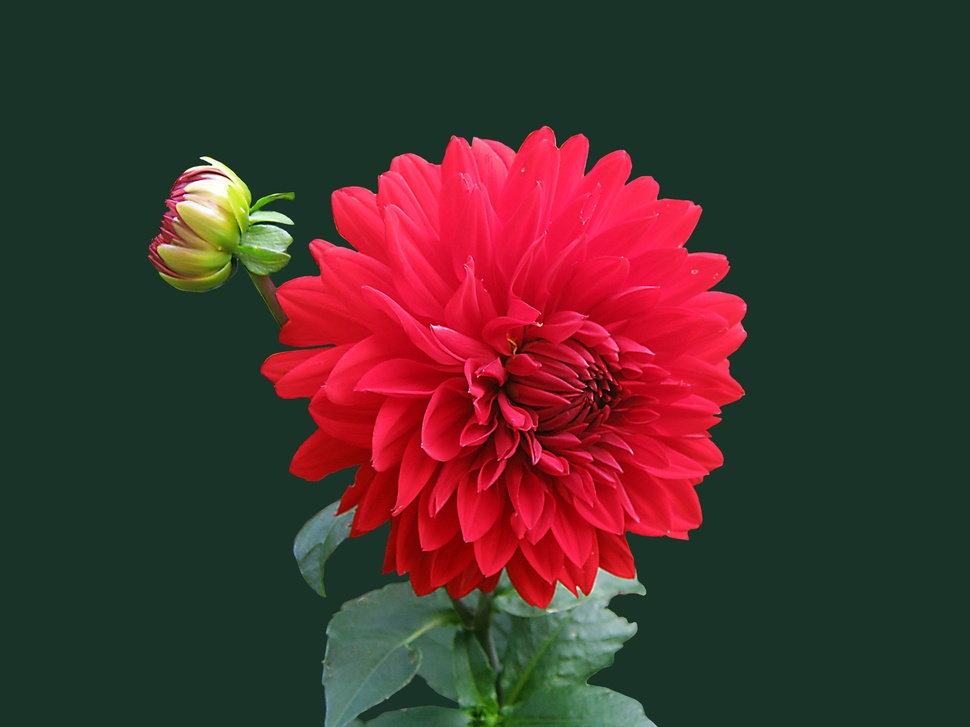
#> input picture flower.jpg, 970 x 727 px, shrunk from 3648 x 2736 before the run
$ python LARM_SEG.py
#> lines starting #> are read from the running program, lines starting #| are printed output that depends on the picture; after the words box and inside, x2 and y2 are one past the last pixel; in counts of white or black regions, pixels touching at a corner belong together
import cv2
import numpy as np
import matplotlib.pyplot as plt
#from tools import histo, myplot

imcolor=cv2.imread("flower.jpg")
#> imcolor is the input picture: shape (727, 970, 3); mean B, G, R 45.6, 50, 72.6
imgray=cv2.imread("flower.jpg",0)
#> imgray: shape (727, 970); min 0, max 255, mean 56.3

# Otsu's thresholding after Gaussian filtering
blur = cv2.GaussianBlur(imgray,(5,5),0)
ret,otsu = cv2.threshold(blur,0,255,cv2.THRESH_BINARY+cv2.THRESH_OTSU)
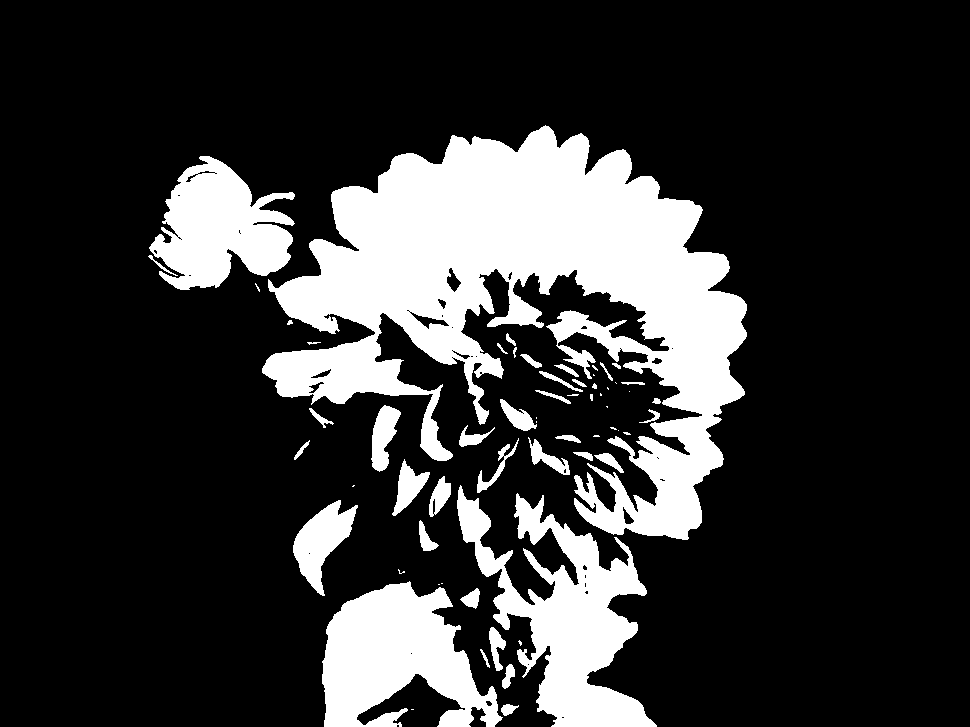
#> otsu: shape (727, 970); 20.7% white; 62 white regions (22 under 20 px), largest, box (x1, y1, x2, y2) and area: (262, 125, 747, 540) 88540, (457, 485, 657, 727) 19303, (322, 581, 503, 727) 16209
#> ret = 73
otsufin=imgray
otsufin=np.concatenate((otsufin,otsu), axis=1)
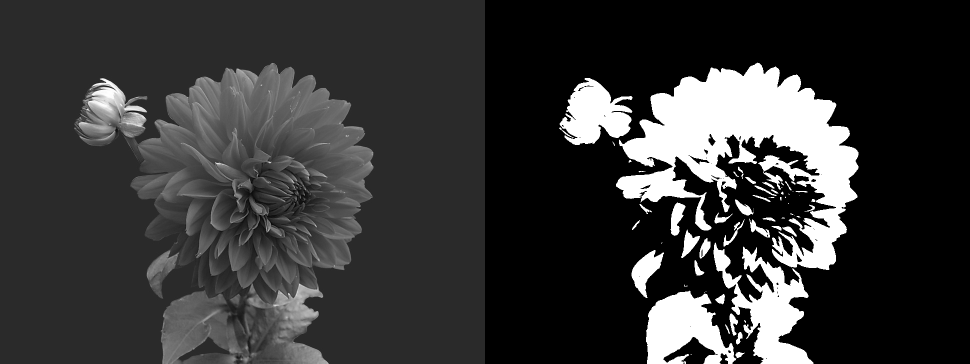
#> otsufin: shape (727, 1940) (shown at 1/2 size); min 0, max 255, mean 54.6
cv2.imwrite("otsu.jpg",otsufin)
cv2.imshow('otsu',otsufin)
cv2.waitKey(0)

#K-MEANS segmentation
Z = imcolor.reshape((-1,3))
Z = np.float32(Z)
criteria = (cv2.TERM_CRITERIA_EPS + cv2.TERM_CRITERIA_MAX_ITER, 10, 1.0)
K = 4
ret,label,center=cv2.kmeans(Z,K,None,criteria,10,cv2.KMEANS_RANDOM_CENTERS)
#> ret = 467629867.7; center = [[106, 139.9, 113.2], [20.99, 9.95, 165], [70.18, 34.13, 237], [39.8, 51.99, 26.32]]
center = np.uint8(center)
#> center = [[105, 139, 113], [20, 9, 165], [70, 34, 236], [39, 51, 26]]
res = center[label.flatten()]
print(center)
#| [[105 139 113]
#|  [ 20   9 165]
#|  [ 70  34 236]
#|  [ 39  51  26]]
imSegKmeans = res.reshape((imcolor.shape))

kmeansim=imcolor
kmeansim=np.concatenate((kmeansim,imSegKmeans), axis=1)
cv2.imwrite("kmeansseg.jpg",kmeansim)
cv2.imshow('kmeansseg.jpg',kmeansim)
cv2.waitKey(0)
cv2.destroyAllWindows()

#Watershed
#label 0 : we don't know
#label 1 : Foreground
#label 2 : Background
kernel = np.ones((3,3),np.uint8)

b,g,r = cv2.split(imcolor)
mask_petals=np.uint8((r>230)&(g<70)&(b>130))
#> mask_petals: shape (727, 970); values 0 (black) and 1 (white), 0% white in thin lines or dots, all inside (x1, y1, x2, y2) = (468, 241, 643, 465)
#mask_petals = cv2.dilate(mask_petals,kernel,iterations = 10)
cv2.imshow('mask_petals',mask_petals*255)
cv2.waitKey(0)

bigger_mask = cv2.dilate(mask_petals,kernel,iterations = 20)
#> bigger_mask: shape (727, 970); values 0 (black) and 1 (white), 2% white; 5 white regions, box (x1, y1, x2, y2) and area: (554, 293, 663, 371) 4736, (448, 358, 535, 440) 4100, (515, 221, 556, 262) 1681, (621, 266, 662, 307) 1681, (533, 444, 574, 485) 1681
background_mask=(1-bigger_mask)
mask_origin = background_mask*2 + mask_petals
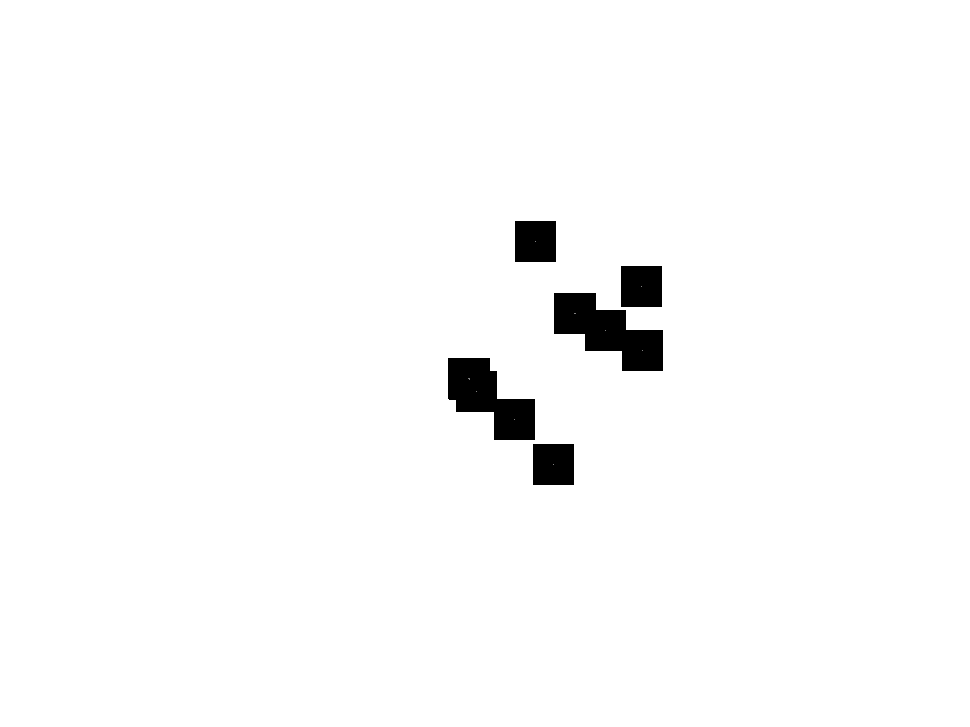
#> mask_origin: shape (727, 970); min 0, max 2, mean 1.96; drawn with min black and max white

cv2.imwrite("mask_petals.jpg",np.uint8(mask_origin*126))

mask_watershed = cv2.watershed(imcolor,np.int32(mask_origin))
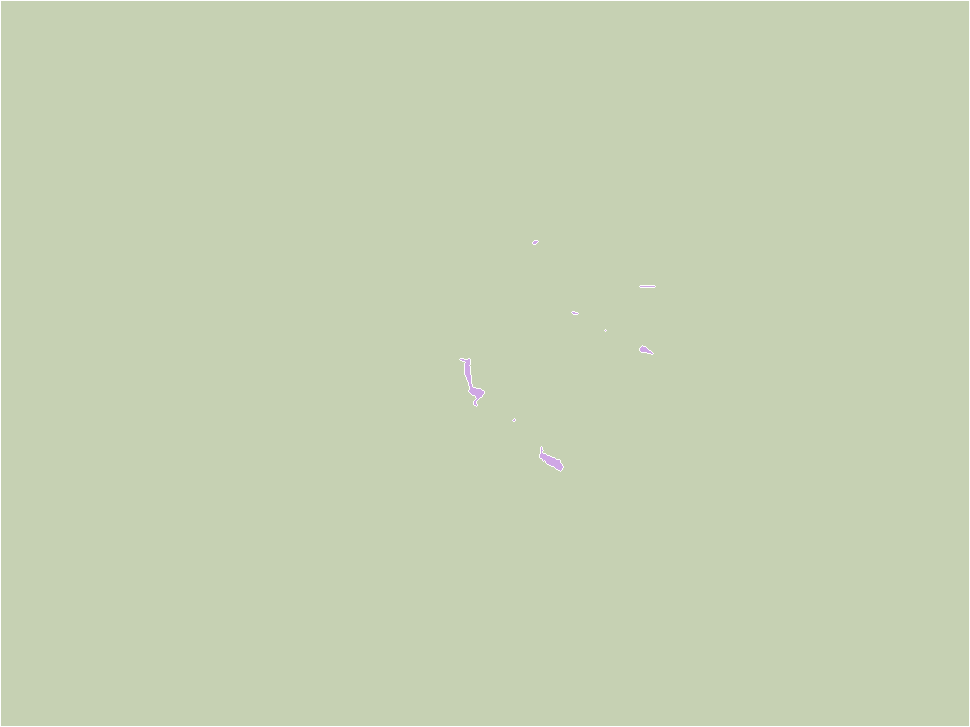
#> mask_watershed: shape (727, 970) int32; 3 distinct labels, from -1 to 2; one colour per label, 0 black, -1 white
mask_watershed_bin=np.zeros(mask_watershed.shape,np.uint8)
mask_watershed_bin[mask_watershed==1]=1
mask_watershed_bin=cv2.merge((mask_watershed_bin,mask_watershed_bin,mask_watershed_bin))
mask_watershed_RGB=cv2.merge((np.uint8(mask_watershed*64),np.uint8(mask_watershed*64),np.uint8(mask_watershed*64)))
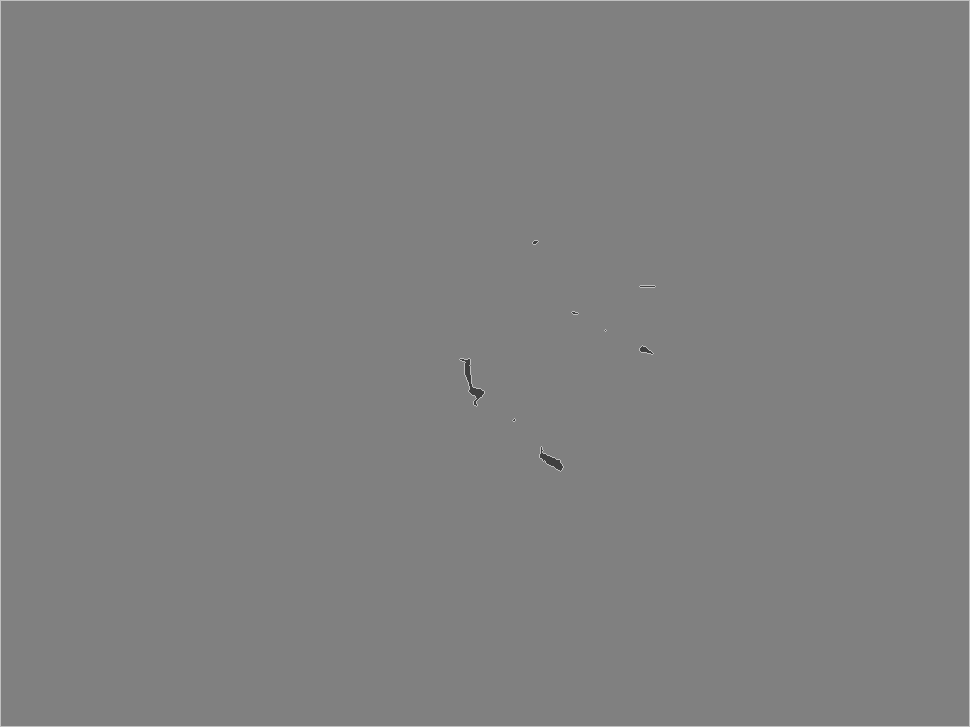
#> mask_watershed_RGB: shape (727, 970, 3); min 64, max 192, mean 128.3

seuillage_watershed = imcolor
seuillage_watershed=np.concatenate((seuillage_watershed,mask_watershed_RGB), axis=1)
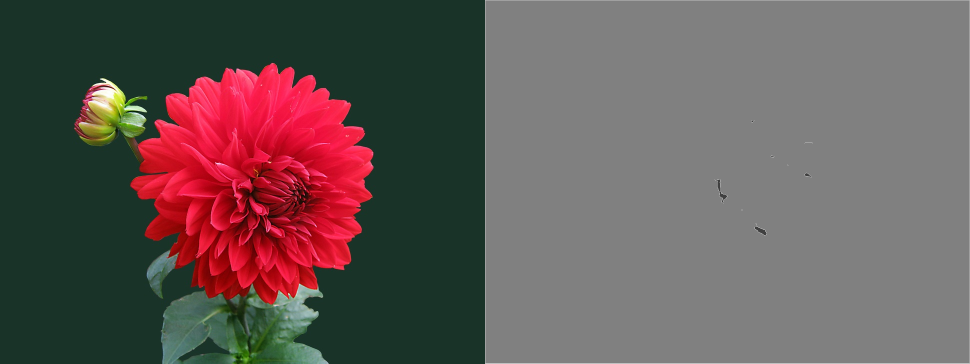
#> seuillage_watershed: shape (727, 1940, 3) (shown at 1/2 size); mean B, G, R 87, 89.1, 100.5
seuillage_watershed=np.concatenate((seuillage_watershed,mask_watershed_bin*imcolor), axis=1)
#> seuillage_watershed: shape (727, 2910, 3)

cv2.imwrite("seuillage_watershed.jpg",np.uint8(seuillage_watershed))
cv2.imshow('seuillage_watershed.jpg',np.uint8(seuillage_watershed))
cv2.waitKey(0)

#GrabCut
mask_GC=np.zeros(mask_origin.shape, np.uint8)
mask_GC[mask_origin==2]=cv2.GC_BGD
mask_GC[mask_origin==1]=cv2.GC_FGD
mask_GC[mask_origin==0]=cv2.GC_PR_FGD

bgdModel = np.zeros((1,65),np.float64)
fgdModel = np.zeros((1,65),np.float64)
res_GC, bgdModel, fgdModel = cv2.grabCut(imcolor,mask_GC,None,bgdModel,fgdModel,5,cv2.GC_INIT_WITH_MASK)
mask_grabcut = np.where((res_GC==2)|(res_GC==0),0,1).astype('uint8')
#> mask_grabcut: shape (727, 970); values 0 (black) and 1 (white), 0.35% white; 18 white regions (11 under 20 px), largest, box (x1, y1, x2, y2) and area: (499, 399, 535, 431) 629, (533, 444, 570, 475) 522, (603, 336, 655, 355) 475
mask_grabcut_RGB=cv2.merge((np.uint8(mask_grabcut),np.uint8(mask_grabcut),np.uint8(mask_grabcut)))

seuillage_grabcut = imcolor
seuillage_grabcut=np.concatenate((seuillage_grabcut,np.uint8(mask_grabcut_RGB*255)), axis=1)
seuillage_grabcut=np.concatenate((seuillage_grabcut,np.uint8(mask_grabcut_RGB*imcolor)), axis=1)
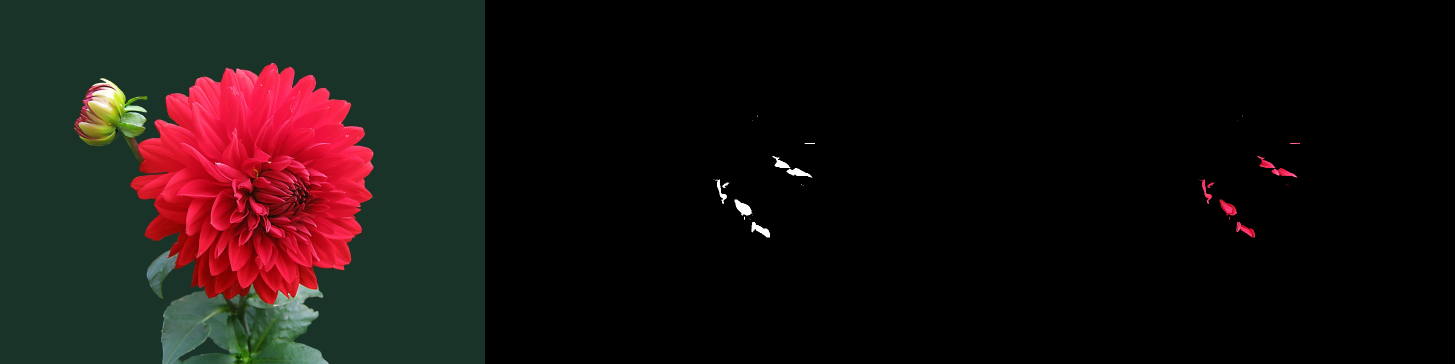
#> seuillage_grabcut: shape (727, 2910, 3) (shown at 1/2 size); mean B, G, R 15.6, 17, 24.8
cv2.imwrite("seuillage_grabcut.jpg",np.uint8(seuillage_grabcut))
cv2.imshow('seuillage_grabcut.jpg',np.uint8(seuillage_grabcut))
cv2.waitKey(0)
